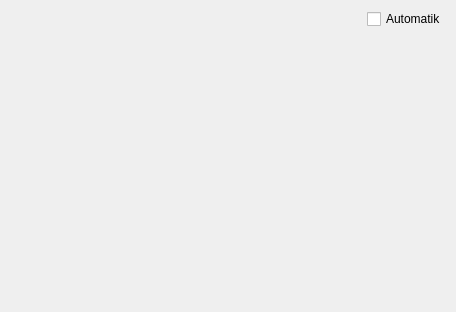
<ui version="4.0" >
 <class>BalanceAreaWidget</class>
 <widget class="QWidget" name="BalanceAreaWidget" >
  <property name="geometry" >
   <rect>
    <x>0</x>
    <y>0</y>
    <width>456</width>
    <height>312</height>
   </rect>
  </property>
  <property name="windowTitle" >
   <string>Bildmittelpunkt</string>
  </property>
  <layout class="QGridLayout" >
   <property name="margin" >
    <number>9</number>
   </property>
   <property name="spacing" >
    <number>6</number>
   </property>
   <item row="1" column="1" >
    <spacer>
     <property name="orientation" >
      <enum>Qt::Vertical</enum>
     </property>
     <property name="sizeHint" >
      <size>
       <width>20</width>
       <height>40</height>
      </size>
     </property>
    </spacer>
   </item>
   <item rowspan="2" row="0" column="0" >
    <widget class="TribotsTools::ScrollImageWidget" native="1" name="imageWidget" >
     <property name="sizePolicy" >
      <sizepolicy>
       <hsizetype>7</hsizetype>
       <vsizetype>7</vsizetype>
       <horstretch>0</horstretch>
       <verstretch>0</verstretch>
      </sizepolicy>
     </property>
    </widget>
   </item>
   <item row="0" column="1" >
    <widget class="QCheckBox" name="checkBox_auto" >
     <property name="text" >
      <string>Automatik</string>
     </property>
    </widget>
   </item>
  </layout>
 </widget>
 <customwidgets>
  <customwidget>
   <class>TribotsTools::ScrollImageWidget</class>
   <extends>QWidget</extends>
   <header>../../../components/ScrollImageWidget.h</header>
   <container>1</container>
  </customwidget>
 </customwidgets>
 <resources/>
 <connections/>
</ui>
